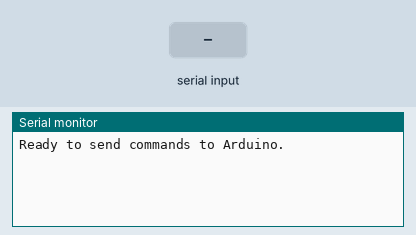
Recording of a sketch running on a simulated ESP32. On the bench: the last lines printed to the serial monitor. The inputs (shaded band) are chosen by the test bench.

Above: at 2.2 s.
2.3 s: "1500x\n" received over Serial
At 3.5 s:
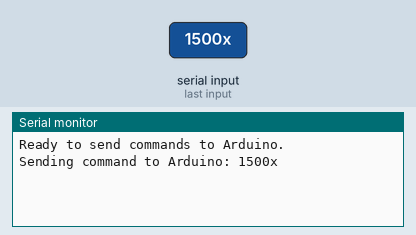
3.8 s: "1\n" received over Serial
At 4.6 s:
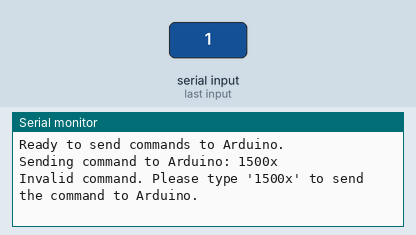

Measured:
- after the input at 2.3 s, the serial monitor: prints a new line at once (image 1)
- after the input at 3.8 s, the serial monitor: prints a new line at once (image 2)

The sketch:

ESP32_sketch_copy_20240512144341.ino
```cpp
void setup() {
  Serial.begin(9600); // Start serial communication at 9600 baud rate
  Serial1.begin(9600); // Start serial communication with Arduino
  delay(1000);         // Allow time for serial monitor to initialize
  Serial.println("Ready to send commands to Arduino.");
}

void loop() {
  if (Serial.available()) {
    String input = Serial.readStringUntil('\n'); // Read input from serial monitor
    input.trim(); // Remove leading and trailing whitespace

    if (input == "1500x") {
      Serial.println("Sending command to Arduino: " + input);
      Serial1.println(input); // Send the command to Arduino via Serial1
    } else {
      Serial.println("Invalid command. Please type '1500x' to send the command to Arduino.");
    }
  }
}
```
